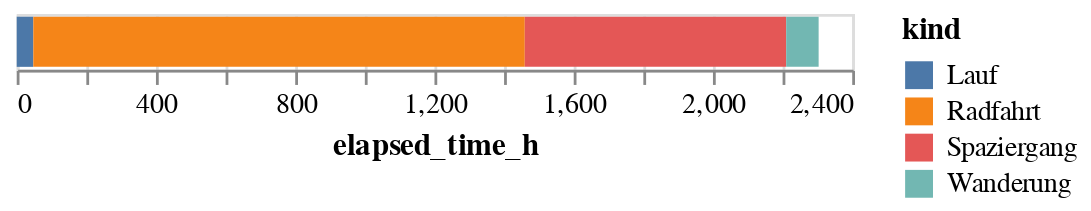

Notebook source saved alongside this figure:
### Code cell
(alt.Chart(sums_per_kind).mark_bar().encode(alt.X("elapsed_time_h"), alt.Color("kind")))

### Figure 1 — Vega-Lite specification as saved in the notebook (floating-point values rounded to 4 significant figures)
{"config": {"view": {"continuousWidth": 300, "continuousHeight": 300}}, "data": {"name": "data-735e9eca3212984abbab3b53b2f9f47a"}, "mark": {"type": "bar"}, "encoding": {"color": {"field": "kind", "type": "nominal"}, "x": {"field": "elapsed_time_h", "type": "quantitative"}}, "$schema": "https://vega.github.io/schema/vega-lite/v5.20.1.json", "datasets": {"data-735e9eca3212984abbab3b53b2f9f47a": [{"kind": "Lauf", "calories": 1971.0, "commute": 0, "consider_for_achievements": 58, "steps": 26570.0, "id": 8620553670810399461, "distance_km": 337.6, "start_latitude": 2930.0, "end_latitude": 2930.0, "start_longitude": 523.1, "end_longitude": 523.1, "average_speed_moving_kmh": 473.4, "average_speed_elapsed_kmh": 428.5, "year": 117215, "month": 330, "isoyear": 117215, "isoweek": 1326, "elapsed_time_h": 47.69}, {"kind": "Radfahrt", "calories": 269500.0, "commute": 0, "consider_for_achievements": 1453, "steps": 0.0, "id": 8570910505892076560, "distance_km": 18670.0, "start_latitude": 73800.0, "end_latitude": 73800.0, "start_longitude": 10270.0, "end_longitude": 10260.0, "average_speed_moving_kmh": 24780.0, "average_speed_elapsed_kmh": 21150.0, "year": 2937661, "month": 10188, "isoyear": 2937660, "isoweek": 41567, "elapsed_time_h": 1412.0}, {"kind": "Spaziergang", "calories": 116900.0, "commute": 0, "consider_for_achievements": 1406, "steps": 1841000.0, "id": -2166740179642513781, "distance_km": 2756.0, "start_latitude": 70860.0, "end_latitude": 70860.0, "start_longitude": 10710.0, "end_longitude": 10710.0, "average_speed_moving_kmh": 7412.0, "average_speed_elapsed_kmh": 5920.0, "year": 2844025, "month": 8942, "isoyear": 2844026, "isoweek": 36248, "elapsed_time_h": 750.9}, {"kind": "Wanderung", "calories": 13880.0, "commute": 0, "consider_for_achievements": 36, "steps": 234700.0, "id": -5465079547078385012, "distance_km": 323.8, "start_latitude": 1785.0, "end_latitude": 1785.0, "start_longitude": 205.0, "end_longitude": 205.0, "average_speed_moving_kmh": 160.6, "average_speed_elapsed_kmh": 130.7, "year": 72808, "month": 194, "isoyear": 72808, "isoweek": 776, "elapsed_time_h": 93.2}]}}
